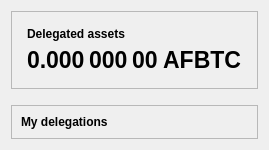
                    <widget class="QWidget" name="tab_my_delegations">
                        <attribute name="title">
                            <string>&amp;My Delegations</string>
                        </attribute>
                        <layout class="QVBoxLayout" name="verticalLayoutTab3">
                            <item>
                                <widget class="QFrame" name="frameDelegationsInfo">
                                    <property name="frameShape">
                                        <enum>QFrame::StyledPanel</enum>
                                    </property>
                                    <property name="frameShadow">
                                        <enum>QFrame::Raised</enum>
                                    </property>
                                    <layout class="QVBoxLayout" name="verticalLayoutTab3_1">
                                        <property name="spacing">
                                            <number>15</number>
                                        </property>
                                        <property name="leftMargin">
                                            <number>15</number>
                                        </property>
                                        <property name="topMargin">
                                            <number>15</number>
                                        </property>
                                        <property name="rightMargin">
                                            <number>15</number>
                                        </property>
                                        <property name="bottomMargin">
                                            <number>15</number>
                                        </property>
                                        <item>
                                            <layout class="QGridLayout" name="gridLayout_3">
                                                <property name="spacing">
                                                    <number>6</number>
                                                </property>
                                                <item row="0" column="0">
                                                    <widget class="QLabel" name="labelDelegatedAssetsText">
                                                        <property name="font">
                                                            <font>
                                                                <weight>75</weight>
                                                                <bold>true</bold>
                                                            </font>
                                                        </property>
                                                        <property name="text">
                                                            <string>Delegated assets</string>
                                                        </property>
                                                        <property name="alignment">
                                                            <set>Qt::AlignLeading|Qt::AlignLeft|Qt::AlignVCenter</set>
                                                        </property>
                                                    </widget>
                                                </item>
                                                <item row="1" column="0">
                                                    <widget class="QLabel" name="labelDelegatedAssets">
                                                        <property name="font">
                                                            <font>
                                                                <pointsize>17</pointsize>
                                                                <bold>true</bold>
                                                            </font>
                                                        </property>
                                                        <property name="cursor">
                                                            <cursorShape>IBeamCursor</cursorShape>
                                                        </property>
                                                        <property name="toolTip">
                                                            <string>Your current delegated balance</string>
                                                        </property>
                                                        <property name="text">
                                                            <string notr="true">0.000 000 00 AFBTC</string>
                                                        </property>
                                                        <property name="alignment">
                                                            <set>Qt::AlignLeading|Qt::AlignLeft|Qt::AlignVCenter</set>
                                                        </property>
                                                        <property name="textInteractionFlags">
                                                            <set>Qt::LinksAccessibleByMouse|Qt::TextSelectableByMouse</set>
                                                        </property>
                                                    </widget>
                                                </item>
                                            </layout>
                                        </item>
                                    </layout>
                                </widget>
                            </item>
                            <item>
                                <spacer name="verticalSpacer3">
                                    <property name="orientation">
                                        <enum>Qt::Vertical</enum>
                                    </property>
                                    <property name="sizeType">
                                        <enum>QSizePolicy::Fixed</enum>
                                    </property>
                                    <property name="sizeHint" stdset="0">
                                        <size>
                                            <width>20</width>
                                            <height>10</height>
                                        </size>
                                    </property>
                                </spacer>
                            </item>
                            <item>
                                <widget class="QFrame" name="frameTabMyDelegations">
                                    <property name="frameShape">
                                        <enum>QFrame::StyledPanel</enum>
                                    </property>
                                    <property name="frameShadow">
                                        <enum>QFrame::Raised</enum>
                                    </property>
                                    <layout class="QVBoxLayout" name="verticalLayout_3">
                                        <item>
                                            <widget class="QLabel" name="labelMyDelegationsText">
                                                <property name="font">
                                                    <font>
                                                        <weight>75</weight>
                                                        <bold>true</bold>
                                                    </font>
                                                </property>
                                                <property name="text">
                                                    <string>My delegations</string>
                                                </property>
                                            </widget>
                                        </item>
                                    </layout>
                                </widget>
                            </item>
                        </layout>
                    </widget>
